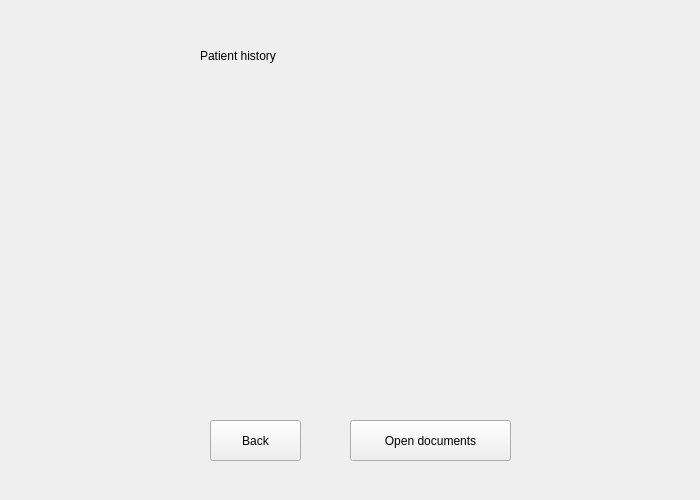
<?xml version="1.0" encoding="UTF-8"?>
<ui version="4.0">
 <class>Form</class>
 <widget class="QWidget" name="Form">
  <property name="geometry">
   <rect>
    <x>0</x>
    <y>0</y>
    <width>700</width>
    <height>500</height>
   </rect>
  </property>
  <property name="windowTitle">
   <string>Form</string>
  </property>
  <widget class="QLabel" name="title_label">
   <property name="geometry">
    <rect>
     <x>200</x>
     <y>30</y>
     <width>241</width>
     <height>51</height>
    </rect>
   </property>
   <property name="text">
    <string>Patient history</string>
   </property>
  </widget>
  <widget class="QLabel" name="patient_details">
   <property name="geometry">
    <rect>
     <x>50</x>
     <y>100</y>
     <width>601</width>
     <height>301</height>
    </rect>
   </property>
   <property name="text">
    <string/>
   </property>
  </widget>
  <widget class="QPushButton" name="back_button">
   <property name="geometry">
    <rect>
     <x>210</x>
     <y>420</y>
     <width>91</width>
     <height>41</height>
    </rect>
   </property>
   <property name="text">
    <string>Back</string>
   </property>
  </widget>
  <widget class="QLabel" name="consultation_details">
   <property name="geometry">
    <rect>
     <x>380</x>
     <y>100</y>
     <width>261</width>
     <height>301</height>
    </rect>
   </property>
   <property name="text">
    <string/>
   </property>
  </widget>
  <widget class="QPushButton" name="open_pdf_button">
   <property name="geometry">
    <rect>
     <x>350</x>
     <y>420</y>
     <width>161</width>
     <height>41</height>
    </rect>
   </property>
   <property name="text">
    <string>Open documents</string>
   </property>
  </widget>
 </widget>
 <resources/>
 <connections/>
</ui>
